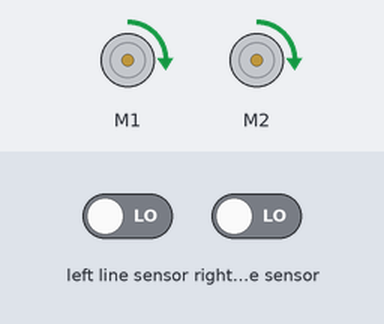
Bench run of a program on a simulated BBC micro:bit (MakeCode). On the bench: 2 × DC motor (green arrow = forward, orange = backward, longer = faster). Inputs (shaded band) come from the test bench; at power-on: left line sensor LOW, right line sensor LOW.

Above: at 0.1 s.
Timing chart, 0 to 1.6 s (numbered marks = the images above):
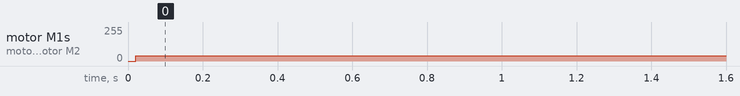

The program:

main.ts
```typescript
let velocidad = 40
basic.forever(function () {
    if (maqueen.readPatrol(maqueen.Patrol.PatrolLeft) == 0 && maqueen.readPatrol(maqueen.Patrol.PatrolRight) == 0) {
        maqueen.motorRun(maqueen.Motors.M1, maqueen.Dir.CW, velocidad)
        maqueen.motorRun(maqueen.Motors.M2, maqueen.Dir.CW, velocidad)
    } else {
        if (maqueen.readPatrol(maqueen.Patrol.PatrolLeft) == 1) {
            maqueen.motorRun(maqueen.Motors.M1, maqueen.Dir.CW, velocidad)
            maqueen.motorRun(maqueen.Motors.M2, maqueen.Dir.CW, velocidad)
        } else {
            if (maqueen.readPatrol(maqueen.Patrol.PatrolRight) == 1) {
                maqueen.motorRun(maqueen.Motors.M1, maqueen.Dir.CW, velocidad)
                maqueen.motorRun(maqueen.Motors.M2, maqueen.Dir.CW, velocidad)
            }
        }
    }
})
```

test.ts
```typescript
// aquí va el archivo "tests"; esto no se compilará cuando este paquete se utilice como una extensión.
```

Measured:
- by itself, motor M1, motor M2: stopped → forward 40/255 at 0.02 s
